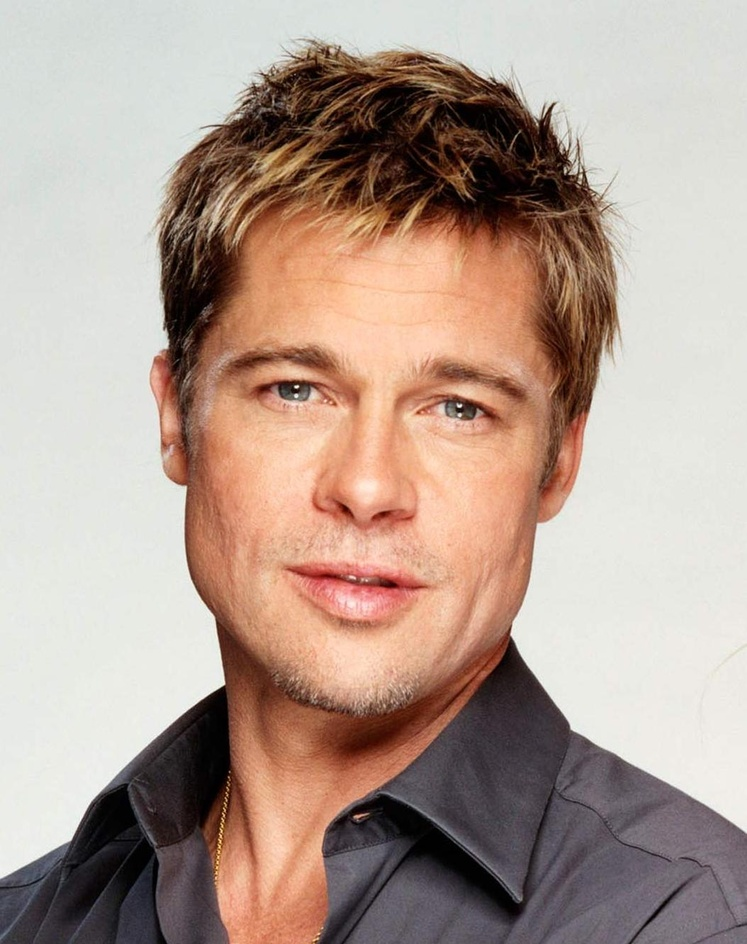
#> input picture image_processor/images/examples/inputs/brad_pitt.jpg, 747 x 944 px, shrunk from 1054 x 1331 before the run
$ python -i image_enhancements.py   (imports and definitions only)
#> lines starting #> are read from the running program, lines starting #| are printed output that depends on the picture; after the words box and inside, x2 and y2 are one past the last pixel; in counts of white or black regions, pixels touching at a corner belong together
#> further down, picture is the input picture: shape (944, 747, 3); mean B, G, R 146.5, 157.8, 178.8
"""
image_enhancements.py
---------------------
Provides functions for enhancing image quality, including brightness, contrast,
noise removal, sharpening, and automatic optimization.

Author: Zesheng Wang
Date: 2024-12-02
"""
import cv2
import numpy as np


# [105 lines left out: functions adjust_gamma, adjust_brightness_contrast, adjust_saturation, remove_noise, sharpen_image, smooth_image, not called in this run]


def equalize_color(image):
    """
    Enhance the image colors by equalizing brightness and reducing saturation.

    Args:
        image (numpy.ndarray): The input image in BGR format.

    Returns:
        numpy.ndarray: The color-equalized image.
    """
    hsv = cv2.cvtColor(image, cv2.COLOR_BGR2HSV)
#> hsv: shape (944, 747, 3); mean H, S, V 45.3, 61.2, 180.1
    clahe = cv2.createCLAHE(clipLimit=2.0, tileGridSize=(8, 8))
    hsv[:, :, 2] = clahe.apply(hsv[:, :, 2])
#> hsv: shape (944, 747, 3); mean H, S, V 45.3, 61.2, 175.9
    hsv[:, :, 1] = cv2.multiply(hsv[:, :, 1], 0.9)
#> hsv: shape (944, 747, 3); mean H, S, V 45.3, 55.1, 175.9
    balanced = cv2.cvtColor(hsv, cv2.COLOR_HSV2BGR)
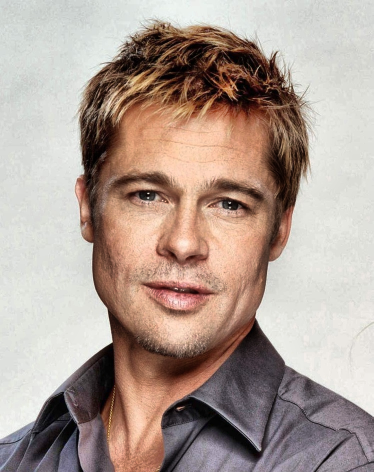
#> balanced: shape (944, 747, 3) (shown at 1/2 size); mean B, G, R 147.9, 157.1, 174.5
    return balanced


def auto_optimize_image(image):
    """
    Automatically optimize the image quality.

    Args:
        image (numpy.ndarray): The input image in BGR format.

    Returns:
        numpy.ndarray: The auto-optimized image.
    """
    # Equalize colors
    optimized_image = equalize_color(image)
    result_channels = []
    for channel in cv2.split(optimized_image):
        normalized = cv2.normalize(channel, None, 0, 255, cv2.NORM_MINMAX)
        result_channels.append(normalized)
#> this loop made 3 passes
#> pass 1, in auto_optimize_image, `normalized = cv2.normalize(channel, None, 0, 255, cv2.NORM_MINMAX)`:
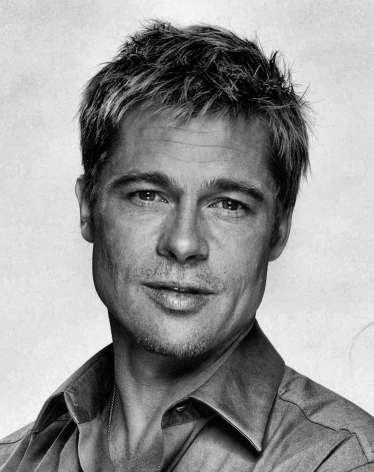
#> normalized: shape (944, 747) (shown at 1/2 size); min 0, max 255, mean 149.8
#> pass 3, in auto_optimize_image, `normalized = cv2.normalize(channel, None, 0, 255, cv2.NORM_MINMAX)`:
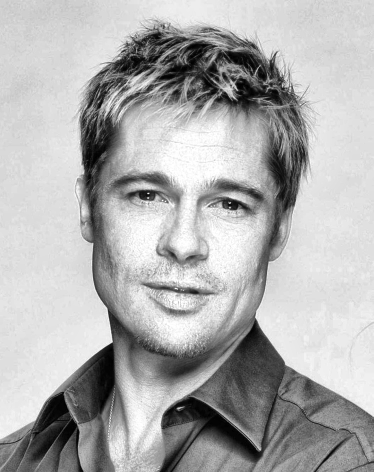
#> normalized: shape (944, 747) (shown at 1/2 size); min 0, max 255, mean 174.5
#> after the loop, result_channels = 3 items
    optimized_image = cv2.merge(result_channels)
    hsv = cv2.cvtColor(optimized_image, cv2.COLOR_BGR2HSV)
#> hsv: shape (944, 747, 3); mean H, S, V 51.7, 55.6, 176.9
    mask = hsv[:, :, 2] > 220
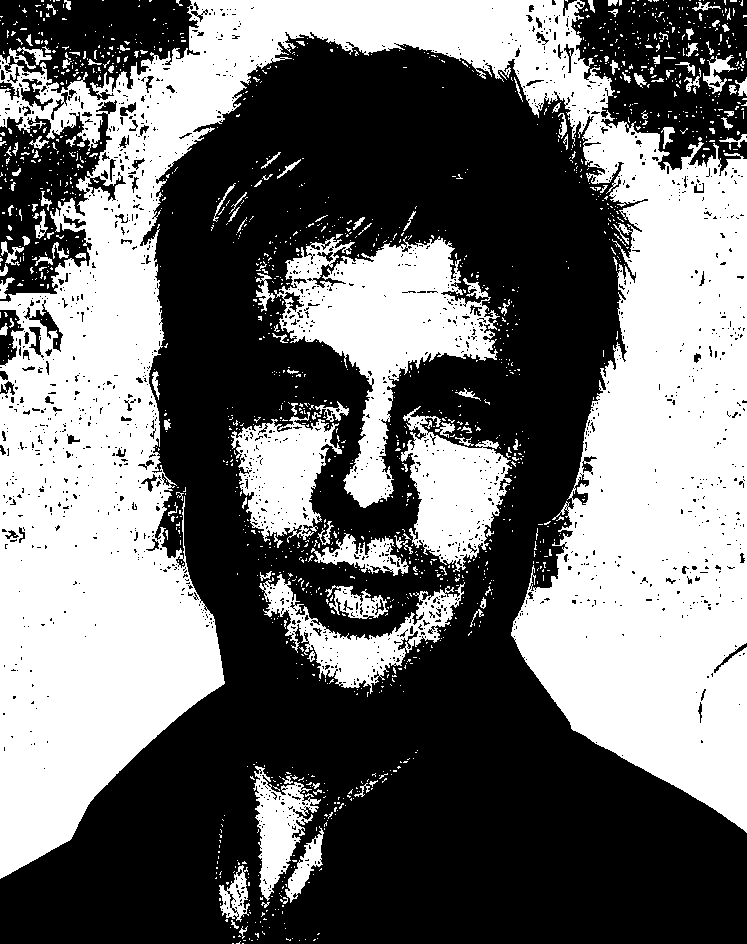
#> mask: shape (944, 747) bool; 43.8% white; 1575 white regions (1434 under 20 px), largest, box (x1, y1, x2, y2) and area: (0, 0, 747, 879) 240093, (274, 236, 500, 508) 23189, (401, 406, 512, 572) 9599
    hsv[:, :, 2][mask] = 220
#> hsv: shape (944, 747, 3); mean H, S, V 51.7, 55.6, 171.8
    optimized_image = cv2.cvtColor(hsv, cv2.COLOR_HSV2BGR)
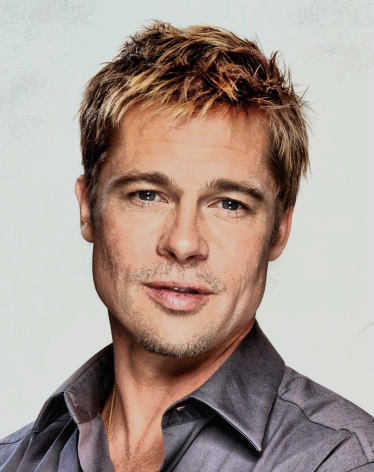
#> optimized_image: shape (944, 747, 3) (shown at 1/2 size); mean B, G, R 144.8, 153.4, 169.2

    # Denoise
    optimized_image = cv2.fastNlMeansDenoisingColored(
        optimized_image, None, 10, 10, 7, 21)
    kernel = np.array([[0, -0.3, 0],
                       [-0.3, 2, -0.3],
                       [0, -0.3, 0]])

    # Apply sharpening
    sharpened = cv2.filter2D(optimized_image, -1, kernel)
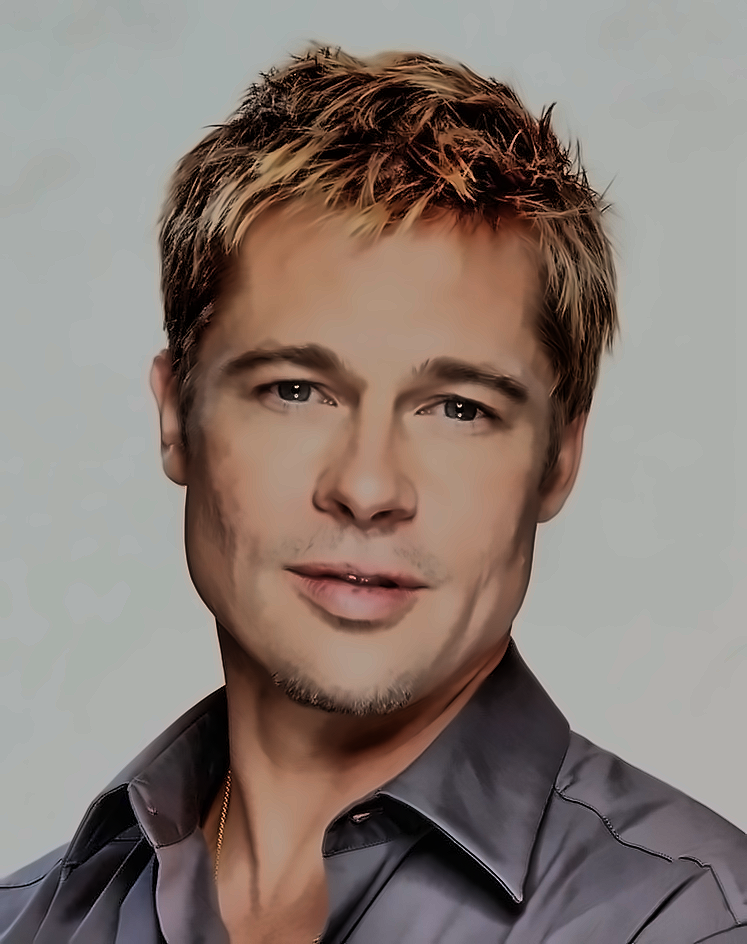
#> sharpened: shape (944, 747, 3); mean B, G, R 115.7, 122.6, 135.5
    optimized_image = cv2.addWeighted(optimized_image, 0.8, sharpened, 0.2, 0)
    return optimized_image


# [23 lines left out: function enhance_image, not called in this run]

>>> import cv2
>>> picture = cv2.imread('../../images/examples/inputs/brad_pitt.jpg')
>>> result = auto_optimize_image(picture)
